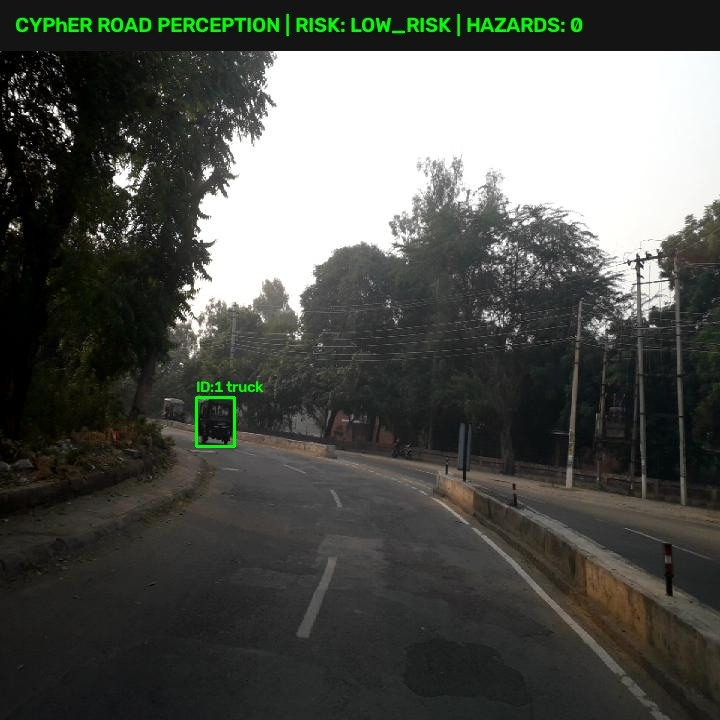
#> input picture reports/acceptance_tests/cypher_India_000002_overlay.jpg, 720 x 720 px
$ python -i edge_preservation.py   (imports and definitions only)
#> lines starting #> are read from the running program, lines starting #| are printed output that depends on the picture
#> further down, picture is the input picture: shape (720, 720, 3); mean B, G, R 80.2, 85, 83.1
"""
Edge-Aware Feature Preservation and Gradient Enhancement for Thin Cracks
Provides controlled, edge-preserving enhancements specifically for thin hairline cracks.
"""

from typing import Tuple, Optional
import numpy as np
import cv2

class EdgePreservingEnhancer:
    """
    Applies gradient and edge-guided enhancement to local crops containing potential thin cracks.
    Preserves subtle line features without introducing artificial artifacts.
    """

    @staticmethod
    def compute_local_edge_density(image_crop: np.ndarray) -> float:
        """
        Computes normalized edge density using a Canny detector tuned for pavement texture.
        """
        if image_crop.size == 0:
            return 0.0
        gray = cv2.cvtColor(image_crop, cv2.COLOR_BGR2GRAY) if len(image_crop.shape) == 3 else image_crop
        edges = cv2.Canny(gray, threshold1=40, threshold2=120)
        return float(np.count_nonzero(edges) / edges.size)

    @staticmethod
    def enhance_thin_cracks(image_crop: np.ndarray, alpha: float = 0.35) -> np.ndarray:
        """
        Enhances directional linear contrast using a guided filter / unsharp masking
        with an edge mask, accentuating dark crack tracks against road surface grain.

        Args:
            image_crop: BGR input crop (H x W x 3)
            alpha: blending weight of high-frequency edge component (0.0 to 1.0)
        """
#> called with alpha = 0.35
        if image_crop.size == 0:
            return image_crop

        # Convert to LAB for luminance-only processing to avoid color shifting
        lab = cv2.cvtColor(image_crop, cv2.COLOR_BGR2LAB)
#> lab: shape (720, 720, 3); mean of channels 0, 1, 2 85.8, 126.7, 130.5
        l_channel, a_channel, b_channel = cv2.split(lab)
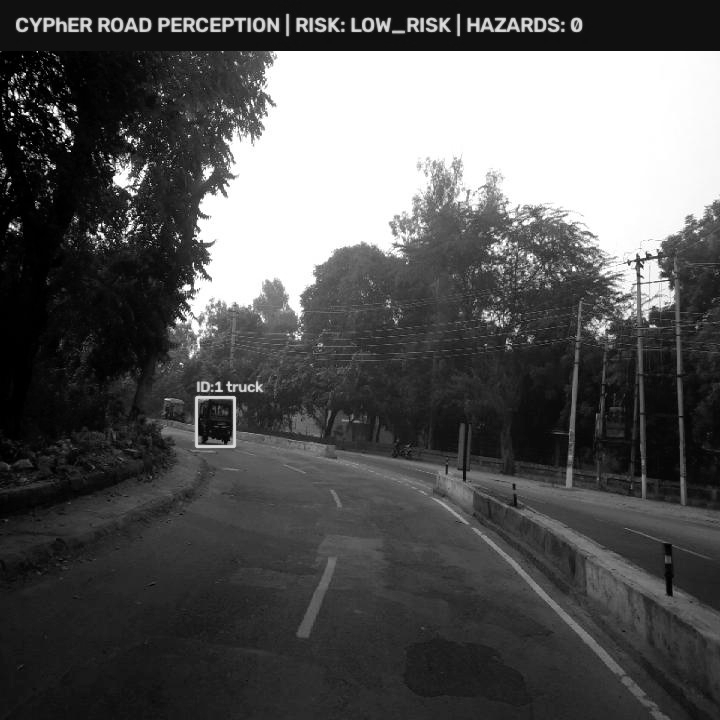
#> l_channel: shape (720, 720); min 0, max 255, mean 85.8
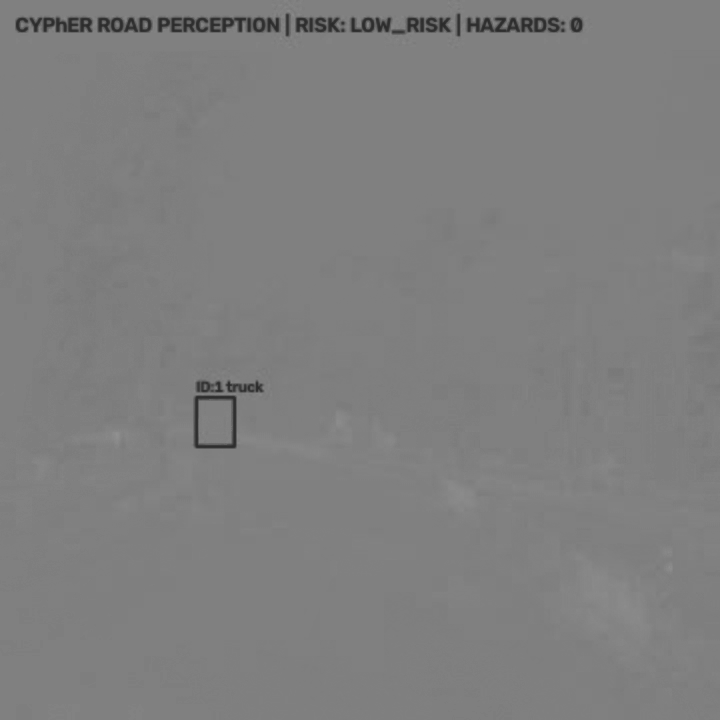
#> a_channel: shape (720, 720); min 42, max 146, mean 126.7

        # Bilateral filter preserves sharp boundaries while smoothing asphalt grain
        smoothed = cv2.bilateralFilter(l_channel, d=5, sigmaColor=35, sigmaSpace=35)

        # High-frequency difference (crack details)
        high_freq = cv2.subtract(l_channel, smoothed)
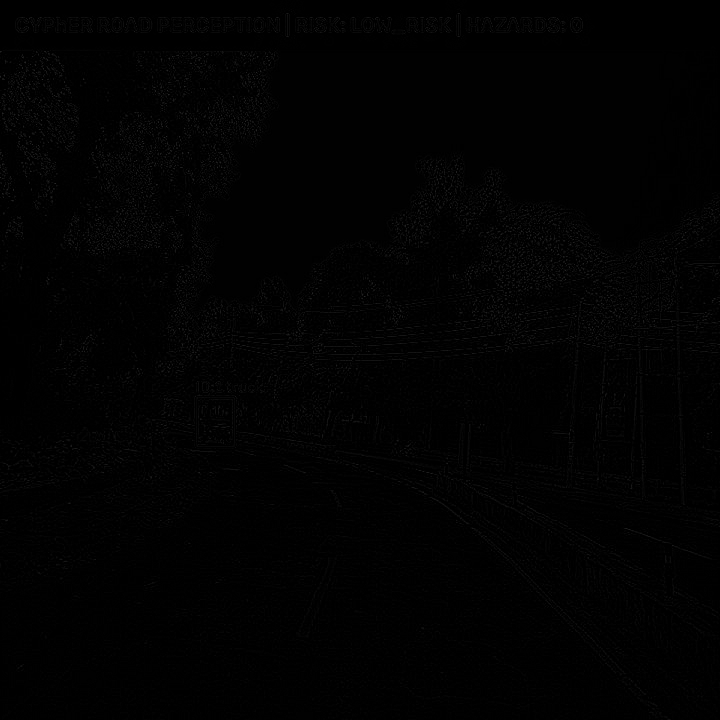
#> high_freq: shape (720, 720); min 0, max 44, mean 1.6

        # Dark crack enhancement: crack valleys are typically darker than local background
        enhanced_l = cv2.subtract(l_channel, (high_freq * alpha).astype(np.uint8))

        merged_lab = cv2.merge([enhanced_l, a_channel, b_channel])
#> merged_lab: shape (720, 720, 3); mean of channels 0, 1, 2 85.4, 126.7, 130.5
        enhanced_bgr = cv2.cvtColor(merged_lab, cv2.COLOR_LAB2BGR)
        return enhanced_bgr

    @staticmethod
    def extract_oriented_crack_mask(image_crop: np.ndarray) -> np.ndarray:
        """
        Extracts multi-directional line responses using morphological black-hat transforms,
        which specifically isolate thin structures darker than their surroundings.
        """
        gray = cv2.cvtColor(image_crop, cv2.COLOR_BGR2GRAY) if len(image_crop.shape) == 3 else image_crop

        # Linear kernels at 0, 45, 90, 135 degrees
        kernels = [
            cv2.getStructuringElement(cv2.MORPH_RECT, (9, 1)),   # horizontal (transverse)
            cv2.getStructuringElement(cv2.MORPH_RECT, (1, 9)),   # vertical (longitudinal)
            np.eye(7, dtype=np.uint8),                           # diagonal
            np.fliplr(np.eye(7, dtype=np.uint8))                 # anti-diagonal
        ]

        accumulated_response = np.zeros_like(gray)
        for k in kernels:
            # Black-hat isolates dark lines
            blackhat = cv2.morphologyEx(gray, cv2.MORPH_BLACKHAT, k)
            accumulated_response = np.maximum(accumulated_response, blackhat)

        return accumulated_response

>>> import cv2
>>> picture = cv2.imread('../../reports/acceptance_tests/cypher_India_000002_overlay.jpg')
>>> result = EdgePreservingEnhancer().enhance_thin_cracks(picture)
